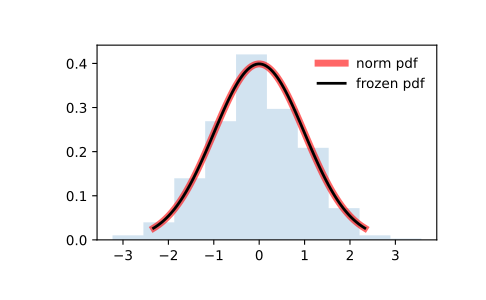

Write Python code to recreate this figure.
from scipy.stats import norm
import matplotlib.pyplot as plt
fig, ax = plt.subplots(1, 1)

# Calculate the first four moments:

mean, var, skew, kurt = norm.stats(moments='mvsk')

# Display the probability density function (``pdf``):

x = np.linspace(norm.ppf(0.01),
                norm.ppf(0.99), 100)
ax.plot(x, norm.pdf(x),
       'r-', lw=5, alpha=0.6, label='norm pdf')

# Alternatively, the distribution object can be called (as a function)
# to fix the shape, location and scale parameters. This returns a "frozen"
# RV object holding the given parameters fixed.

# Freeze the distribution and display the frozen ``pdf``:

rv = norm()
ax.plot(x, rv.pdf(x), 'k-', lw=2, label='frozen pdf')

# Check accuracy of ``cdf`` and ``ppf``:

vals = norm.ppf([0.001, 0.5, 0.999])
np.allclose([0.001, 0.5, 0.999], norm.cdf(vals))
# True

# Generate random numbers:

r = norm.rvs(size=1000)

# And compare the histogram:

ax.hist(r, density=True, histtype='stepfilled', alpha=0.2)
ax.legend(loc='best', frameon=False)
plt.show()
